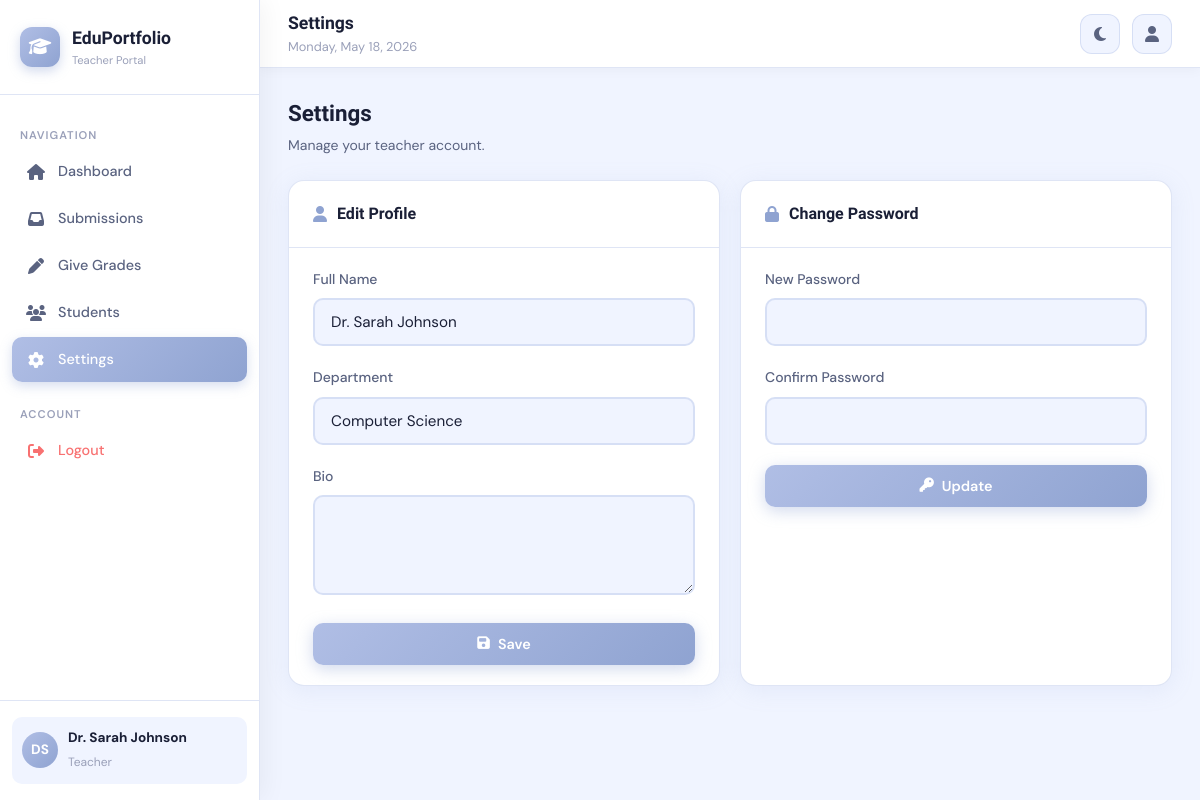
/pages/teacher/settings.php (signed in), run on the app's committed database.
### tables this page shows
CREATE TABLE users (
    id INT AUTO_INCREMENT PRIMARY KEY,
    full_name VARCHAR(100) NOT NULL,
    email VARCHAR(100) UNIQUE NOT NULL,
    password VARCHAR(255) NOT NULL,
    role ENUM('student','teacher','admin') DEFAULT 'student',
    avatar VARCHAR(255) DEFAULT NULL,
    phone VARCHAR(20) DEFAULT NULL,
    bio TEXT DEFAULT NULL,
    department VARCHAR(100) DEFAULT NULL,
    grade_level VARCHAR(50) DEFAULT NULL,
    created_at TIMESTAMP DEFAULT CURRENT_TIMESTAMP,
    updated_at TIMESTAMP DEFAULT CURRENT_TIMESTAMP ON UPDATE CURRENT_TIMESTAMP
);

### includes/config.php (called while the page is built, shortened)
<?php
function getDB() {
    static $pdo = null;
    if ($pdo === null) {
        try {
            $dsn = "mysql:host=" . DB_HOST . ";dbname=" . DB_NAME . ";charset=utf8mb4";
            $pdo = new PDO($dsn, DB_USER, DB_PASS, [
                PDO::ATTR_ERRMODE => PDO::ERRMODE_EXCEPTION,
                PDO::ATTR_DEFAULT_FETCH_MODE => PDO::FETCH_ASSOC,
            ]);
        } catch (PDOException $e) {
            die(json_encode(['error' => 'Database connection failed: ' . $e->getMessage()]));
        }
    }
    return $pdo;
}
function getCurrentUser() {
    $db = getDB();
    $stmt = $db->prepare("SELECT * FROM users WHERE id = ?");
    $stmt->execute([$_SESSION['user_id']]);
    return $stmt->fetch();
}
function clean($str) {
    return htmlspecialchars($str ?? '', ENT_QUOTES, 'UTF-8');
}
?>

### pages/teacher/settings.php (the view, shortened to what this page needs)
<?php
require_once '../../includes/config.php';
$pageTitle = 'Settings'; $activePage = 'settings.php'; $baseUrl = '../../';
require_once '../../includes/layout.php';
?>
<div class="page-header"><div><h2>Settings</h2><p>Manage your teacher account.</p></div></div>
<div class="content-grid">
  <div class="card">
    <div class="card-header"><h3><i class="fas fa-user"></i> Edit Profile</h3></div>
    <div class="card-body">
      <form method="POST">
        <div class="form-group"><label>Full Name</label><input type="text" name="full_name" value="<?= clean($user['full_name']) ?>" required></div>
        <div class="form-group"><label>Department</label><input type="text" name="department" value="<?= clean($user['department'] ?? '') ?>"></div>
        <div class="form-group"><label>Bio</label><textarea name="bio"><?= clean($user['bio'] ?? '') ?></textarea></div>
        <button type="submit" class="btn btn-primary"><i class="fas fa-save"></i> Save</button>
      </form>
    </div>
  </div>
  <div class="card">
    <div class="card-header"><h3><i class="fas fa-lock"></i> Change Password</h3></div>
    <div class="card-body">
      <form method="POST">
        <div class="form-group"><label>New Password</label><input type="password" name="new_password" required></div>
        <div class="form-group"><label>Confirm Password</label><input type="password" name="confirm_password" required></div>
        <button type="submit" class="btn btn-primary"><i class="fas fa-key"></i> Update</button>
      </form>
    </div>
  </div>
</div>
<?php require_once '../../includes/layout_end.php'; ?>

### includes/layout.php (shortened to what this page needs)
<?php
$user = getCurrentUser();
$initials = strtoupper(substr($user['full_name'], 0, 1) . (strpos($user['full_name'], ' ') ? substr($user['full_name'], strpos($user['full_name'], ' ') + 1, 1) : ''));
$role = $user['role'];
$navItems = [];
if ($role === 'student') {
    $navItems = [
        ['icon' => 'fa-home', 'label' => 'Dashboard', 'href' => 'dashboard.php'],
        ['icon' => 'fa-user', 'label' => 'My Profile', 'href' => 'profile.php'],
        ['icon' => 'fa-cloud-upload-alt', 'label' => 'Upload Work', 'href' => 'upload.php'],
        ['icon' => 'fa-folder-open', 'label' => 'My Submissions', 'href' => 'submissions.php'],
        ['icon' => 'fa-star', 'label' => 'Grades', 'href' => 'grades.php'],
        ['icon' => 'fa-comments', 'label' => 'Feedback', 'href' => 'feedback.php'],
        ['icon' => 'fa-cog', 'label' => 'Settings', 'href' => 'settings.php'],
    ];
} elseif ($role === 'teacher') {
    $navItems = [
        ['icon' => 'fa-home', 'label' => 'Dashboard', 'href' => 'dashboard.php'],
        ['icon' => 'fa-inbox', 'label' => 'Submissions', 'href' => 'submissions.php'],
        ['icon' => 'fa-pen', 'label' => 'Give Grades', 'href' => 'grade.php'],
        ['icon' => 'fa-users', 'label' => 'Students', 'href' => 'students.php'],
        ['icon' => 'fa-cog', 'label' => 'Settings', 'href' => 'settings.php'],
    ];
}
?>
<!DOCTYPE html>
<html lang="en" data-theme="light">
<head>
  <link rel="stylesheet" href="<?= $baseUrl ?>assets/css/style.css">
  <link rel="stylesheet" href="<?= APP_URL ?>/assets/css/style.css">
  <link rel="stylesheet" href="https://cdnjs.cloudflare.com/ajax/libs/font-awesome/6.5.0/css/all.min.css">
</head>
<body>
<aside class="sidebar" id="sidebar">
  <div class="sidebar-logo">
    <div class="logo-icon"><i class="fas fa-graduation-cap"></i></div>
    <div>
      <h2>EduPortfolio</h2>
      <span><?= ucfirst($role) ?> Portal</span>
    </div>
  </div>
  <nav class="sidebar-nav">
    <div class="nav-section-label">Navigation</div>
    <?php foreach ($navItems as $item): ?>
      <a href="<?= $item['href'] ?>"
         class="nav-item <?= ($activePage ?? '') === $item['href'] ? 'active' : '' ?>">
        <i class="fas <?= $item['icon'] ?>"></i>
        <?= $item['label'] ?>
      </a>
    <?php endforeach; ?>
    <div class="nav-section-label" style="margin-top:16px;">Account</div>
    <a href="<?= $baseUrl ?>logout.php" class="nav-item" style="color:var(--red);">
      <i class="fas fa-sign-out-alt"></i> Logout
    </a>
  </nav>
  <div class="sidebar-footer">
    <div class="user-mini">
      <div class="avatar"><?= $initials ?></div>
      <div class="info">
        <strong><?= clean($user['full_name']) ?></strong>
        <span><?= clean($user['role']) ?></span>
      </div>
    </div>
  </div>
</aside>
<nav class="topnav">
  <div class="topnav-title">
    <h1><?= clean($pageTitle ?? 'Dashboard') ?></h1>
    <p><?= date('l, F j, Y') ?></p>
  </div>
  <div class="topnav-right">
    <button class="topnav-btn" id="themeToggle" title="Toggle theme">
    </button>
    <a href="<?= $baseUrl ?>pages/<?= $role ?>/profile.php" class="topnav-btn" title="Profile" style="text-decoration:none;">
      <i class="fas fa-user"></i>
    </a>
  </div>
</nav>
<main class="main-content">
  <div class="page-content">

### data on the page
users: role "Teacher", full_name "DS", full_name "Dr. Sarah Johnson", department "Computer Science"

### other printed values
$item['label'] "Dashboard"
$item['label'] "Submissions"
$item['label'] "Give Grades"
$item['label'] "Students"
$item['label'] "Settings"
$pageTitle "Settings"
